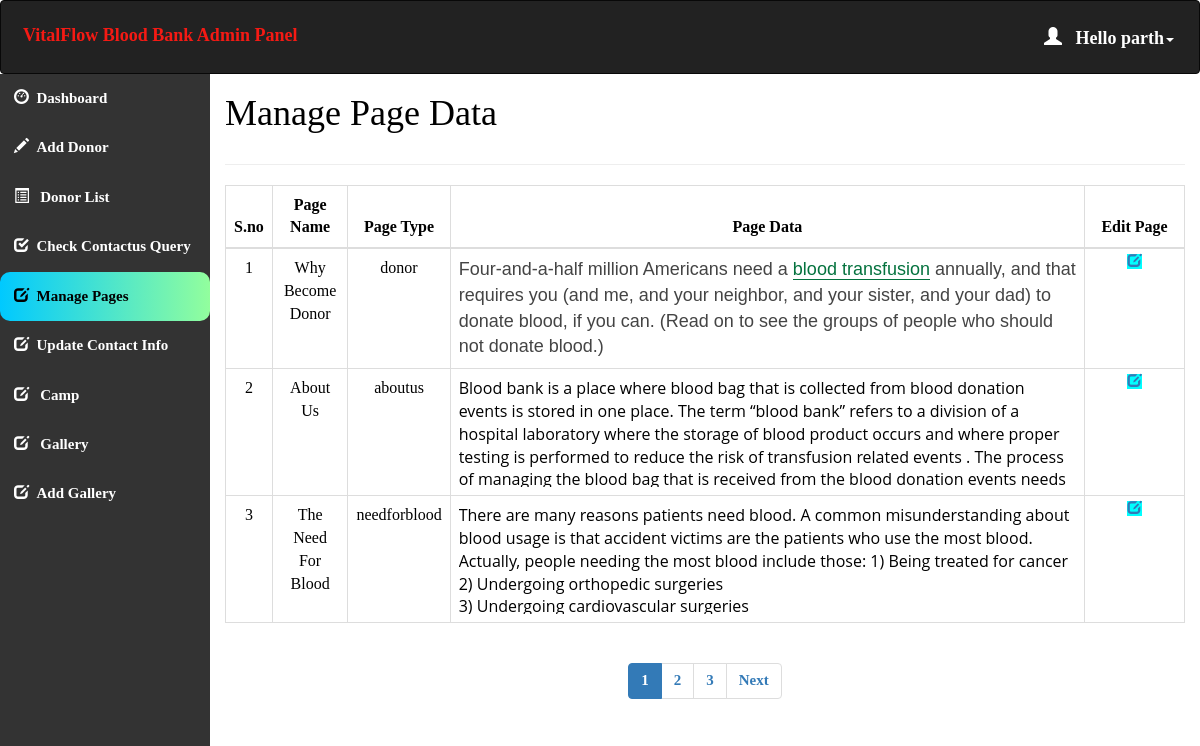
Screenshot of /admin/pages.php (signed in) with the database file from the repository.
### tables this page shows
CREATE TABLE `pages` (
  `page_id` int(11) NOT NULL,
  `page_name` varchar(255) NOT NULL,
  `page_type` varchar(50) DEFAULT NULL,
  `page_data` longtext NOT NULL
);

### admin/pages.php (the view, shortened to what this page needs)
<html>
<head>
  <link rel="stylesheet" href="https://maxcdn.bootstrapcdn.com/bootstrap/3.4.1/css/bootstrap.min.css">
</head>
<?php
include 'conn.php';
  if (isset($_SESSION['loggedin']) && $_SESSION['loggedin'] == true) {
  ?>
<body style="color:black">
<div id="header" >
<?php include 'header.php';
?>
</div>
<div id="sidebar">
<?php $active="pages";
 include 'sidebar.php'; ?>
</div>
<div id="content" >
  <div class="content-wrapper">
    <div class="container-fluid">
      <div class="row">
        <div class="col-md-12 lg-12 sm-12">
          <h1 class="page-title">Manage Page Data</h1>
        </div>
      </div>
      <hr>
      <?php
      $limit = 3;
      if(isset($_GET['page'])){
        $page = $_GET['page'];
      }else{
        $page = 1;
      }
      $offset = ($page - 1) * $limit;
      $count=$offset+1;
        $sql= "select * from pages LIMIT {$offset},{$limit} ";
        $result=mysqli_query($conn,$sql);
        if(mysqli_num_rows($result)>0)   {
       ?>
       <div class="table-responsive">
      <table class="table table-bordered" style="text-align:center">
          <thead style="text-align:center">
          <th style="text-align:center">S.no</th>
          <th style="text-align:center">Page Name</th>
          <th style="text-align:center">Page Type</th>
          <th style="text-align:center">Page Data</th>
          <th style="text-align:center">Edit Page</th>
          </thead>
          <tbody>
            <?php
            while($row = mysqli_fetch_assoc($result)) { ?>
          <tr>
                  <td ><?php echo  $count++; ?></td>
                  <td ><?php echo $row['page_name']; ?></td>
                  <td ><?php echo $row['page_type']; ?></td>
                  <td id="example" style="text-align:left"><div style="width:100%; max-height:110px; overflow:auto"><?php echo $row['page_data']; ?></div></td>
                    <td id="he" style="width:100px;">
                    <a style="background-color:aqua" href='update_page_details.php?type=<?php echo $row['page_type'];?>'> <span class="glyphicon glyphicon-edit"></span></a>
                </td>
              </tr>
            <?php } ?>
          </tbody>
      </table>
    </div>
    <?php } ?>
    <div class="table-responsive"style="text-align:center;align:center">
        <?php
        $sql1 = "SELECT * FROM pages";
        $result1 = mysqli_query($conn, $sql1) or die("Query Failed.");
        if(mysqli_num_rows($result1) > 0){
          $total_records = mysqli_num_rows($result1);
          $total_page = ceil($total_records / $limit);
          echo '<ul class="pagination admin-pagination">';
          for($i = 1; $i <= $total_page; $i++){
            if($i == $page){
              $active = "active";
            }else{
              $active = "";
            }
            echo '<li class="'.$active.'"><a href="pages.php?page='.$i.'">'.$i.'</a></li>';
          }
          if($total_page > $page){
            echo '<li><a href="pages.php?page='.($page + 1).'">Next</a></li>';
          }
          echo '</ul>';
        }
        ?>
      </div>
  </div>
  </div>
</div>
   <?php }
    ?>
</body>
</html>

### admin/header.php (shortened to what this page needs)
<!DOCTYPE html>
<html>
<head>
  <link rel="stylesheet" href="https://maxcdn.bootstrapcdn.com/bootstrap/3.4.1/css/bootstrap.min.css">
</head>
<body>
<nav class="navbar navbar-inverse">
  <div class="container-fluid">
    <div class="navbar-header">
      <a class="navbar-brand" id="qq" href="dashboard.php" style="color:#F51A14;">VitalFlow Blood Bank Admin Panel</a>
    </div>
    <ul class="nav navbar-nav navbar-right">
      <li class="dropdown"><a class="dropdown-toggle" id="qw" data-toggle="dropdown" href="#" style="font-weight:bold;color:white "> <span class="glyphicon glyphicon-user"></span>&nbsp&nbsp
        <?php
        include 'conn.php';
        $username=$_SESSION['username'];
        $sql="select * from admin_info where admin_username='$username'";
        $result=mysqli_query($conn,$sql) or die("query failed.");
        $row=mysqli_fetch_assoc($result);
        echo "Hello ".$row['admin_name'];
       ?><span class="caret"></span></a>
    </li>
    </ul>
  </div>
</nav>
</body></html>

### admin/pages.php (style rules this page uses)
#sidebar { position:relative;margin-top:-20px }
#content { position:relative;margin-left:210px }
#he { font-size: 14px; font-weight: 600; text-transform: uppercase; padding: 3px 7px; color: #fff; text-decoration: none; border-radius: 3px; align:center }

### admin/header.php (style rules this page uses)
.navbar { background-color: #333333 ; padding: 10px 10px; color:#FF0404 ; }
.navbar a { float: left; color: white; text-align: center; padding: 12px; text-decoration: none; font-size: 18px; line-height: 25px; }
.navbar-brand { font-size: 25px; font-weight: bold; }
.navbar a { float: none; display: block; text-align: left; }
.navbar-right { float: none; }

### admin/sidebar.php (style rules this page uses)
body { margin: 0; font-family: 'Averia Gruesa Libre';font-size: 15px; color:#F8F9F9; }

### rows the page displays
pages: page_name "Why Become Donor", page_type "donor", page_data "Four-and-a-half million Americans need a blood transfusion annually, and that requires you (and me, and your neighbor, and your sister, and your dad) to donate blood, if you can. (Read on to see the groups of people who should not donate blood.)"
pages: page_name "About Us", page_type "aboutus", page_data "Blood bank is a place where blood bag that is collected from blood donation events is stored in one place. The term “blood bank” refers to a division of a hospital laboratory where the storage of blood product occurs and where proper testing is performed to reduce the risk of transfusion related events . The process of managing the blood bag that is received from the blood donation events needs…"
pages: page_name "The Need For Blood", page_type "needforblood", page_data "There are many reasons patients need blood. A common misunderstanding about blood usage is that accident victims are the patients who use the most blood. Actually, people needing the most blood include those: 1) Being treated for cancer 2) Undergoing orthopedic surgeries 3) Undergoing cardiovascular surgeries"

### other values shown
$row['admin_name'] "parth"
